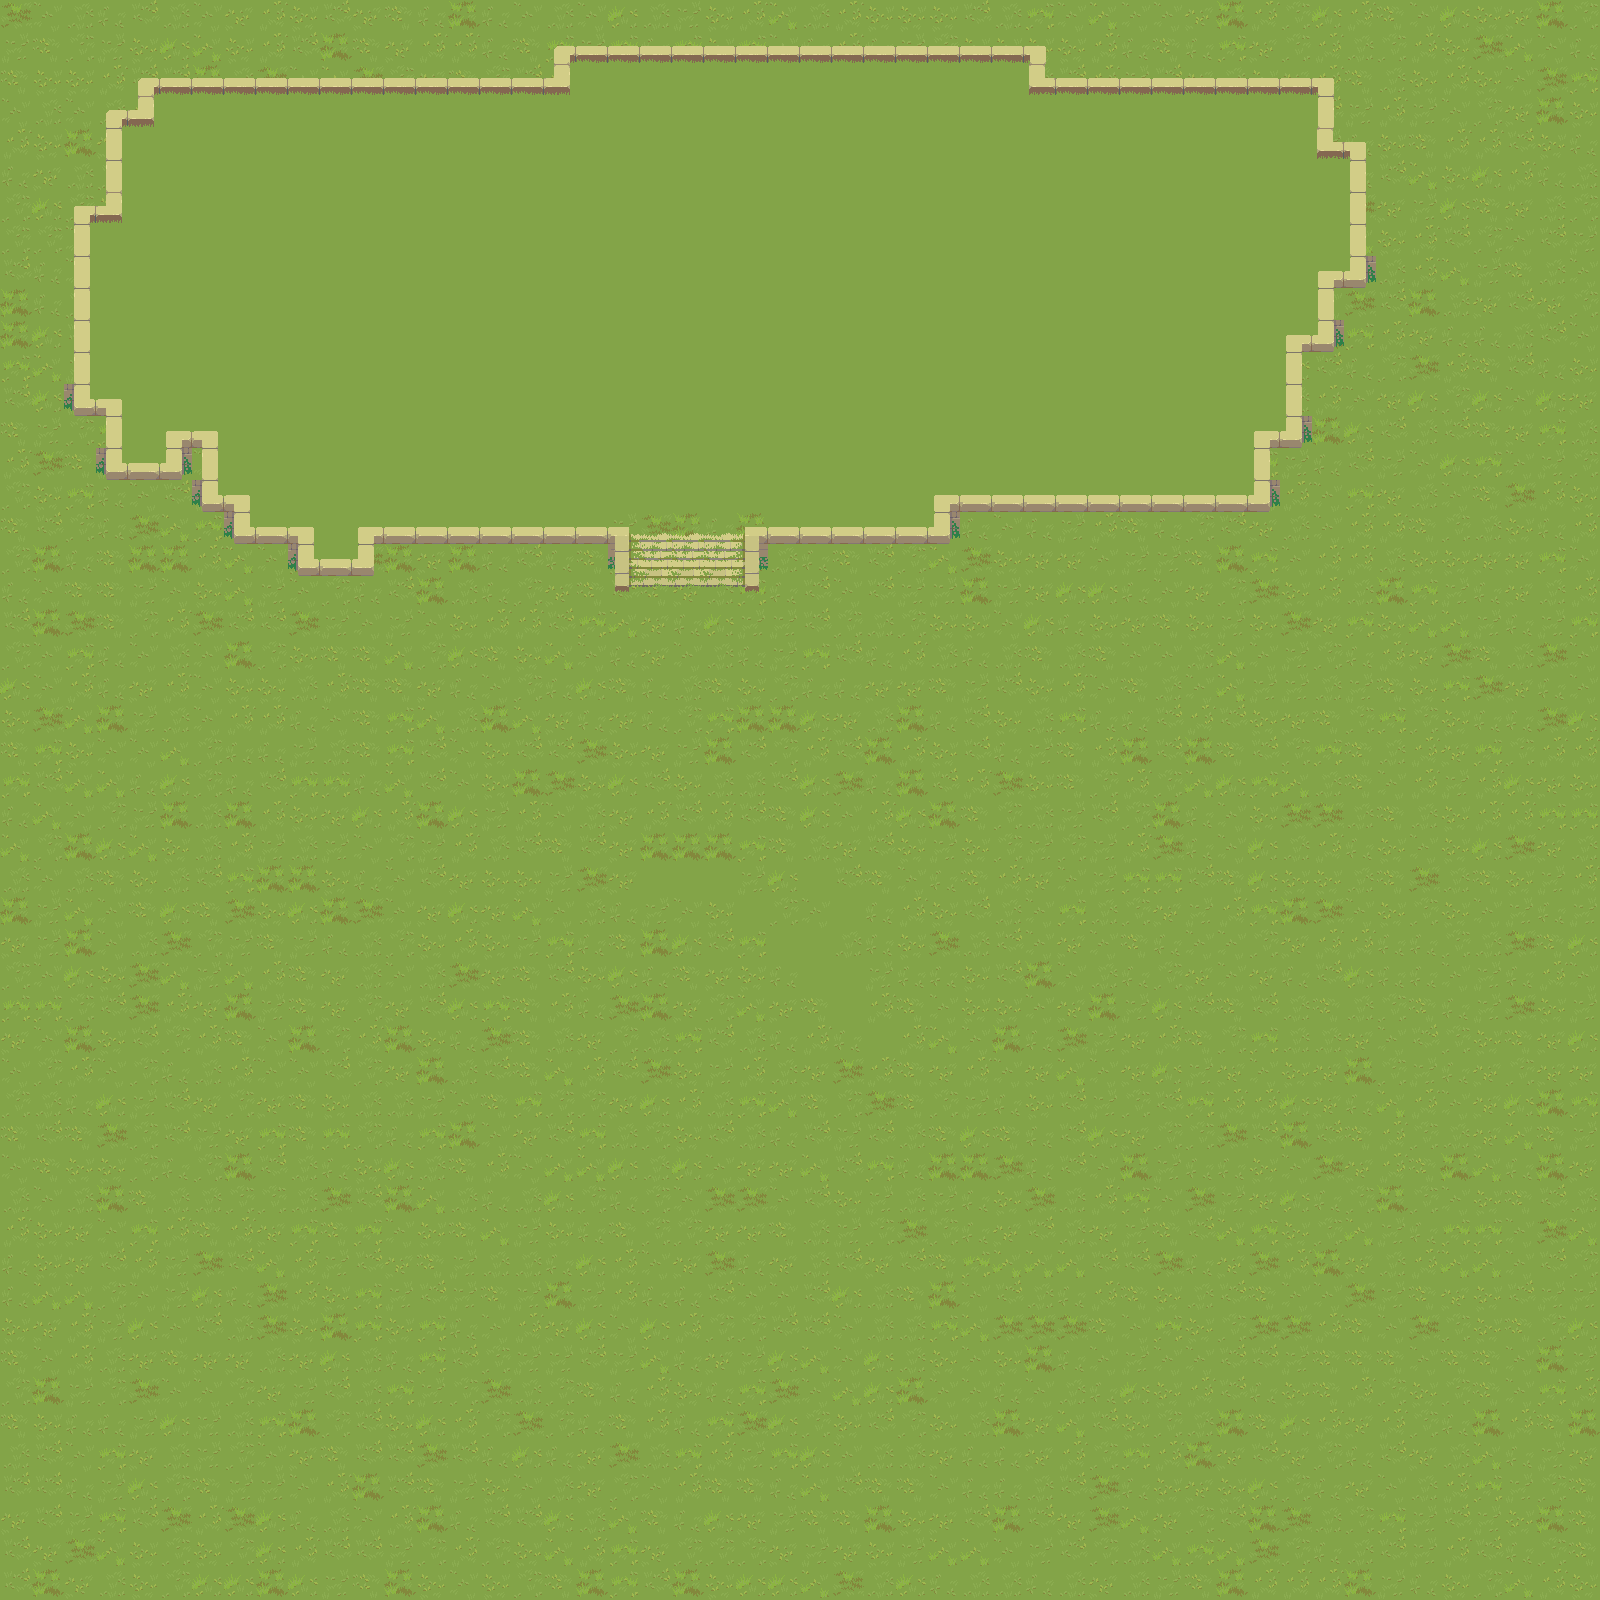

Rendered tile map (Tiled .tmx) drawn with the repository's tilesets; below, a short description and the map source with its tile grids summarised:
An orthogonal 50x50 tile map with 32x32 px tiles, 3 tile layers (Ground, s, Level 2), 4 tilesets.

<map version="1.10" tiledversion="1.10.1" orientation="orthogonal" renderorder="right-down" width="50" height="50" tilewidth="32" tileheight="32" infinite="0" nextlayerid="4" nextobjectid="1">
 <tileset firstgid="1" name="wall-8 - 2 tiles tall-transparency" tilewidth="32" tileheight="32" tilecount="70" columns="10">
  <image source="../Tilesets/wall-8 - 2 tiles tall-transparency.png" width="320" height="224" />
 </tileset>
 <tileset firstgid="71" source="Tileset-Animated Terrains-8 frames--.tsx" />
 <tileset firstgid="332" source="Terrain - Ancient Ruins.tsx" />
 <tileset firstgid="2423" source="Ancient Ruins-Tileset-wall-8.tsx" />
 <layer id="1" name="Ground" width="50" height="50">
  <data>[2500 cells, 2500 non-empty, 15 distinct tile ids]</data>
 </layer>
 <layer id="3" name="s" width="50" height="50">
  <data>[2500 cells, 612 non-empty, 25 distinct tile ids]</data>
 </layer>
 <layer id="2" name="Level 2" width="50" height="50">
  <data>[2500 cells, 15 non-empty, 9 distinct tile ids]</data>
 </layer>
</map>
